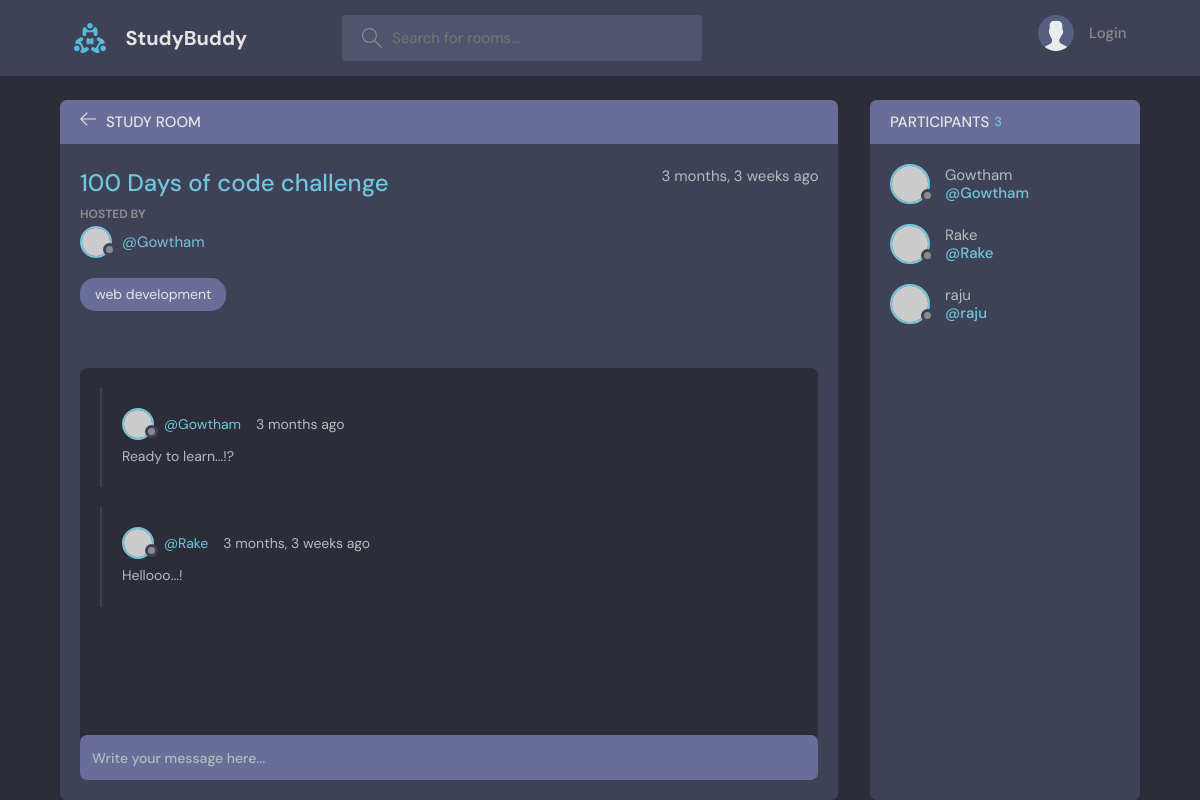
The page /room/1/ on the database its author committed.
### basics/models.py (models this page shows, shortened)
class Room(models.Model):
    host=models.ForeignKey(User,on_delete=models.SET_NULL,null=True)
    topic=models.ForeignKey(Topic,on_delete=models.SET_NULL,null=True)
    name=models.CharField(max_length=200)
    description=models.TextField(null=True,blank=True)
    participants=models.ManyToManyField(User,related_name='participants',blank=True)
    updated = models.DateTimeField(auto_now=True)
    created=models.DateTimeField(auto_now_add=True)
    class Meta:
        ordering=['-updated','-created']

class Topic(models.Model):
    name=models.CharField(max_length=200)
    def __str__(self):
        return self.name

class Message(models.Model):
    user= models.ForeignKey(User,on_delete=models.CASCADE)
    room=models.ForeignKey(Room,on_delete=models.CASCADE)#If the room gets deleted then all the childrens get deleted
    body=models.TextField()
    updated = models.DateTimeField(auto_now=True)
    created=models.DateTimeField(auto_now_add=True)
    class Meta:
        ordering=['-updated','-created']

### basics/views.py (the view, shortened to what this page needs)
# urls.py: path('room/<int:pk>/',views.room,name="room"),
def room(request,pk):
    room=Room.objects.get(id=pk)
    room_messages=room.message_set.all()
    participants=room.participants.all()
    context={'room':room,'room_messages':room_messages,'participants':participants}
    return render(request,'basics/room.html',context)

### basics/templates/basics/room.html (shortened to what this page needs)
{% extends 'main.html' %} {% block content %}
<main class="profile-page layout layout--2">
  <div class="container">
    <div class="room">
      <div class="room__top">
        <div class="room__topLeft">
          <a href="{% url 'home' %}">
            <svg
              version="1.1"
              xmlns="http://www.w3.org/2000/svg"
              width="32"
              height="32"
              viewBox="0 0 32 32"
            >
              <title>arrow-left</title>
              <path
                d="M13.723 2.286l-13.723 13.714 13.719 13.714 1.616-1.611-10.96-10.96h27.625v-2.286h-27.625l10.965-10.965-1.616-1.607z"
              ></path>
            </svg>
          </a>
          <h3>Study Room</h3>
        </div>
      </div>
      <div class="room__box scroll">
        <div class="room__header scroll">
          <div class="room__info">
            <h3>{{room.name}}</h3>
            <span>{{room.created | timesince}} ago</span>
          </div>
          <div class="room__hosted">
            <p>Hosted By</p>
            <a
              href="{% url 'user-profile' room.host.id %}"
              class="room__author"
            >
              <div class="avatar avatar--small">
                <img src="https://randomuser.me/api/portraits/men/37.jpg" />
              </div>
              <span>@{{room.host.username}}</span>
            </a>
          </div>
          <span class="room__topics">{{room.topic}}</span>
        </div>
        <div class="room__conversation">
          <div class="threads scroll">
            {% for message in room_messages %}
            <div class="thread">
              <div class="thread__top">
                <div class="thread__author">
                  <a
                    href="{% url 'user-profile' message.user.id %}"
                    class="thread__authorInfo"
                  >
                    <div class="avatar avatar--small">
                      <img
                        src="https://randomuser.me/api/portraits/men/37.jpg"
                      />
                    </div>
                    <span>@{{message.user.username}}</span>
                  </a>
                  <span class="thread__date"
                    >{{message.created|timesince}} ago</span
                  >
                </div>
              </div>
              <div class="thread__details">{{message.body}}</div>
            </div>
            {% endfor %}
          </div>
        </div>
      </div>
      <div class="room__message">
        <form action="#" method="POST">
          <input name="body" placeholder="Write your message here..." />
        </form>
      </div>
    </div>
    <div class="participants">
      <h3 class="participants__top">
        Participants <span>{{participants.count}}</span>
      </h3>
      <div class="participants__list scroll">
        {% for user in participants %}
        <a href="{% url 'user-profile' user.id %}" class="participant">
          <div class="avatar avatar--medium">
            <img src="https://randomuser.me/api/portraits/men/37.jpg" />
          </div>
          <p>
            {{user.username}}
            <span>@{{user.username}}</span>
          </p>
        </a>
        {% endfor %}
      </div>
    </div>
  </div>
</main>
{% endblock content %}

### rows shown on the page
Room: name "100 Days of code challenge", created "3 months, 3 weeks", host.username "Gowtham", topic "web development"
Message: user.username "Gowtham", created "3 months", body "Ready to learn...!?"
Message: user.username "Rake", created "3 months, 3 weeks", body "Hellooo...!"

### other values the page prints
{{ participants.count }} "3"
{{ user.username }} "Gowtham"
{{ user.username }} "Rake"
{{ user.username }} "raju"
